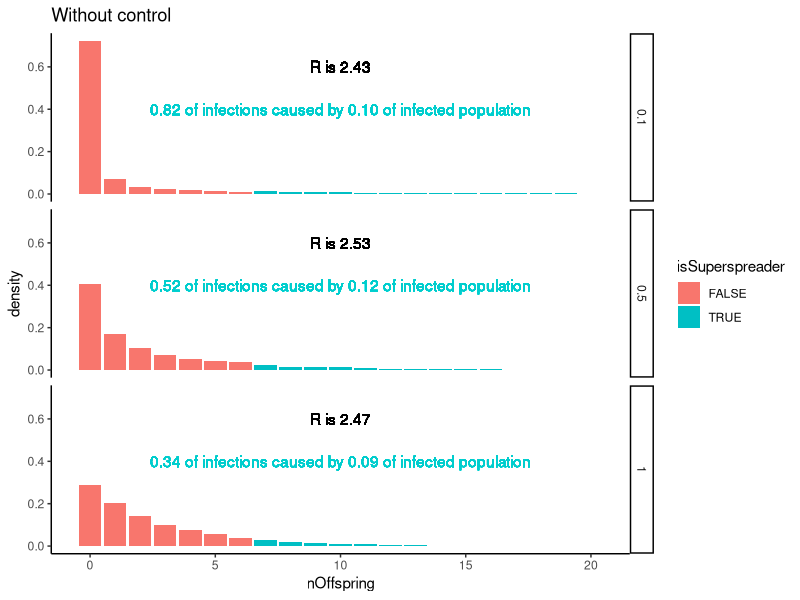
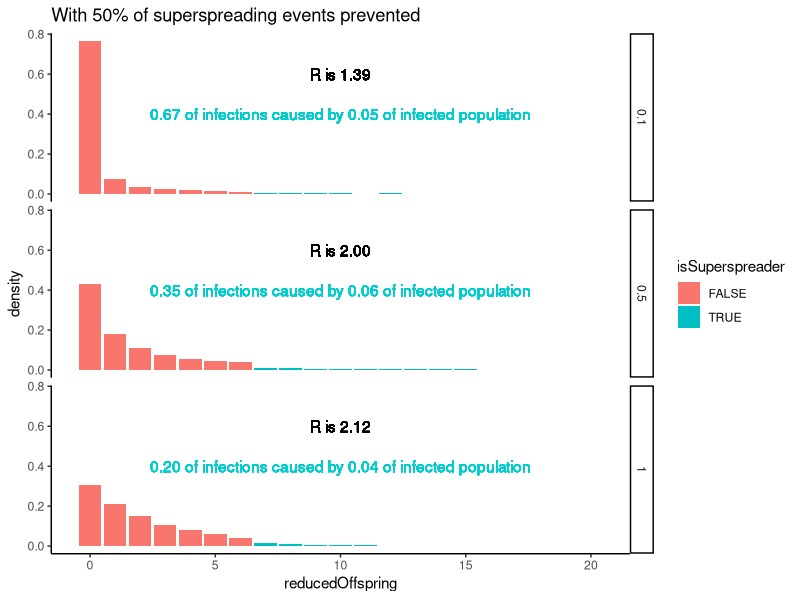
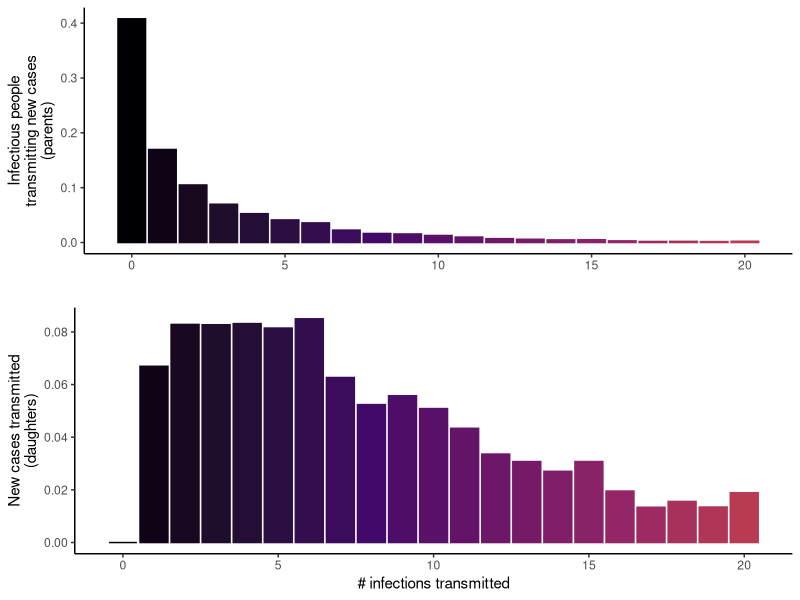

Reproduce these figures in R, in order.
## ---- chunk 1
knitr::opts_chunk$set(echo = TRUE)
nsim = 10000
ssThreshold = 7
library(tidyverse)
## ---- chunk 2
## Write a function to simulate offspring distributions in the absence of control
get_offspring_dist = function(R0, k){
  data.frame(dispersion = k,
             nOffspring = rnbinom(n = nsim, size = k, mu = R0))
}

## Simulate offspring distributions when dispersion parameter is 1, .5 and .1
lapply(c(1, .5, .1), function(dd) get_offspring_dist(2.5, dd)) %>%
  bind_rows() -> sims


sims %>% group_by(dispersion) %>%
  mutate(R = mean(nOffspring)) %>%
  ungroup() %>% group_by(dispersion, nOffspring) %>%
  summarise(dens = n()/nsim,
            R = unique(R)) %>%
  ungroup() %>% group_by(dispersion) %>%
  mutate(isSuperspreader = nOffspring>=7,
         dIs = sum(dens[isSuperspreader]),
         dDs = sum((dens*nOffspring)[isSuperspreader]/sum(dens*nOffspring))) %>%
  ggplot()+
  geom_bar(aes(x = nOffspring, y = dens, fill = isSuperspreader), stat = 'identity')+
  facet_grid(dispersion~.) +
  xlim(c(-.5, 20.5)) +
  ylab('density') +
  geom_text(aes(x = 10, y = .6, label = sprintf('R is %2.2f', R))) +
    geom_text(aes(x = 10, y = .4, label = sprintf('%2.2f of infections caused by %2.2f of infected population', dDs, dIs)), color = 'cyan3') +
  theme_classic()+
  ggtitle('Without control')
## ---- chunk 3
## ------------ IMPLEMENT CONTROL -------------- ##
## Define superspreader as anyone who causes 7 or more infections. See what happens to R0 if we move 50% of superspreaders into the non-superspreader category.
## Do this by sampling from a truncated negative binomial distribution with paramters R0 and k, and max value (threshold - 1)
get_reduced_r0 = function(origR0s, k, R0, superThreshold = 7){
   isSuperspreader = origR0s >= superThreshold
   toReplace = isSuperspreader & (runif(length(isSuperspreader)) > .5) ## Replace half of superspreaders
   newR0s = origR0s
   newR0s[toReplace] = sample(0:(superThreshold-1), size = sum(toReplace), replace = TRUE, prob = dnbinom(0:(superThreshold-1), size = k, mu = R0)/sum(dnbinom(0:(superThreshold-1), size = k, mu = R0)))
   newR0s
}
#get_reduced_r0(origR0s = 1:100, k = .5, R0 = 2.5)

sims %>% ungroup() %>%
  group_by(dispersion) %>%
  mutate(reducedOffspring = get_reduced_r0(nOffspring, k = unique(dispersion), R0 = 2.5, superThreshold = 7)) -> simWControl
## ---- chunk 4
## Get the expected number of cases caused by each infectious person with and without control
## Should be R0 without control
simWControl %>%
  group_by(dispersion) %>% 
  summarise(mean = mean(nOffspring),
            reducedMean = mean(reducedOffspring))
## ---- chunk 5
simWControl %>% group_by(dispersion) %>%
  mutate(R = mean(reducedOffspring)) %>%
  ungroup() %>% group_by(dispersion, reducedOffspring) %>%
  summarise(dens = n()/nsim,
            R = unique(R)) %>%
  ungroup() %>% group_by(dispersion) %>%
  mutate(isSuperspreader = reducedOffspring>=7,
         dIs = sum(dens[isSuperspreader]),
         dDs = sum((dens*reducedOffspring)[isSuperspreader]/sum(dens*reducedOffspring))) %>%
  ggplot()+
  geom_bar(aes(x = reducedOffspring, y = dens, fill = isSuperspreader), stat = 'identity')+
  facet_grid(dispersion~.) +
  xlim(c(-.5, 20.5)) +
  ylab('density') +
  geom_text(aes(x = 10, y = .6, label = sprintf('R is %2.2f', R))) +
    geom_text(aes(x = 10, y = .4, label = sprintf('%2.2f of infections caused by %2.2f of infected population', dDs, dIs)), color = 'cyan3') +
  theme_classic()+
  ggtitle('With 50% of superspreading events prevented')
## ---- chunk 6
sims %>% 
  filter(dispersion == .5) %>%
  ungroup() %>% group_by(nOffspring) %>%
  summarise(dens = n()/nsim) %>%
  ungroup() %>% 
  mutate(fracNew = (dens*nOffspring)/sum(dens*nOffspring)) %>%
  ggplot()+
  geom_bar(aes(x = nOffspring, y = dens, fill = nOffspring, color = nOffspring), stat = 'identity')+
  xlim(c(-.5, 20.5)) +
  ylab('Infectious people\ntransmitting new cases\n(parents)') +
  xlab('')+
  #geom_text(aes(x = 10, y = .6, label = sprintf('R is %2.2f', R))) +
    #geom_text(aes(x = 10, y = .4, label = sprintf('%2.2f of infections caused by %2.2f of infected population', dDs, dIs)), color = 'cyan3') +
  theme_classic()+
  #ggtitle('Parent infections') +
    scale_color_viridis_c(option = 'inferno', guide = FALSE) +
  scale_fill_viridis_c(option = 'inferno', guide = FALSE) -> aa


sims %>% 
  filter(dispersion == .5) %>%
  ungroup() %>% group_by(nOffspring) %>%
  summarise(dens = n()/nsim) %>%
  ungroup() %>% 
  mutate(fracNew = (dens*nOffspring)/sum(dens*nOffspring)) %>%
  ggplot()+
  geom_bar(aes(x = nOffspring, y = fracNew, fill = nOffspring, color = nOffspring), stat = 'identity')+
  xlim(c(-.5, 20.5)) +
  ylab('New cases transmitted\n(daughters)') +
  xlab('# infections transmitted')+
  #geom_text(aes(x = 10, y = .6, label = sprintf('R is %2.2f', R))) +
    #geom_text(aes(x = 10, y = .4, label = sprintf('%2.2f of infections caused by %2.2f of infected population', dDs, dIs)), color = 'cyan3') +
  theme_classic()+
  #ggtitle('Daughter infections') +
  scale_color_viridis_c(option = 'inferno', guide = FALSE) +
  scale_fill_viridis_c(option = 'inferno', guide = FALSE) -> bb

gridExtra::grid.arrange(aa, bb, nrow = 2)
